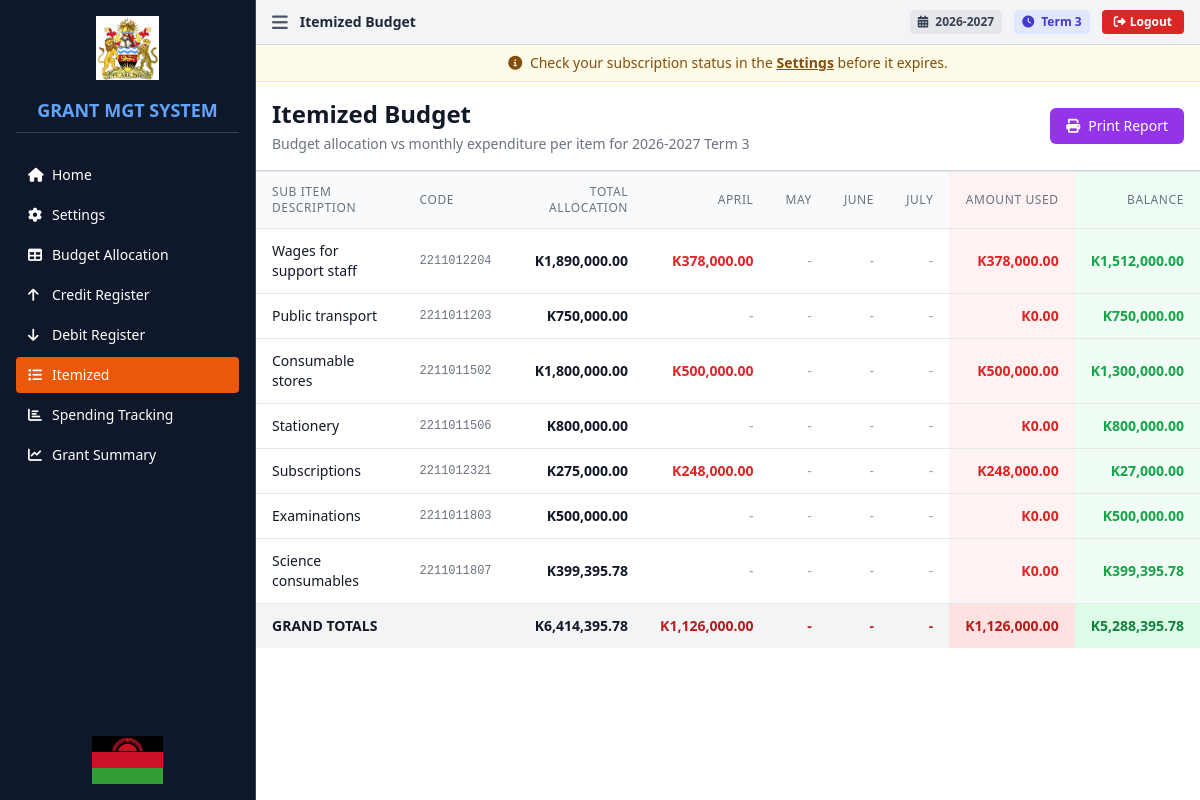
/itemized (signed in), run on the app's committed database.
### tables this page shows
CREATE TABLE term_settings (
                id INTEGER PRIMARY KEY AUTOINCREMENT,
                school_id INTEGER NOT NULL,
                current_academic_year TEXT NOT NULL,
                current_term TEXT NOT NULL,
                updated_at DATETIME DEFAULT CURRENT_TIMESTAMP,
                FOREIGN KEY (school_id) REFERENCES schools(id),
                UNIQUE(school_id)
            );

CREATE TABLE budget_items (
                id INTEGER PRIMARY KEY AUTOINCREMENT,
                school_id INTEGER NOT NULL,
                financial_year TEXT NOT NULL,
                template_row_id INTEGER NOT NULL,
                item_key TEXT NOT NULL,
                pow_no INTEGER,
                pow_name TEXT,
                sub_activity TEXT,
                sub_item_description TEXT,
                code TEXT,
                total_allocation REAL DEFAULT 0,
                monthly_allocations TEXT,
                created_at DATETIME DEFAULT CURRENT_TIMESTAMP, academic_year TEXT, term TEXT,
                FOREIGN KEY (school_id) REFERENCES schools(id),
                UNIQUE(school_id, financial_year, template_row_id)
            );

### app.py (the view)
@app.route('/itemized')
@require_login
def itemized():
    academic_year = get_academic_year()
    term = get_term()
    budget = get_budget(academic_year, term)
    debits = get_debits(academic_year, term) or []
    if term == 'Term 1':
        term_months = ['September', 'October', 'November', 'December']
    elif term == 'Term 2':
        term_months = ['January', 'February', 'March']
    else:
        term_months = ['April', 'May', 'June', 'July']
    itemized_data = []
    monthly_totals = {m: 0 for m in term_months}
    total_alloc = 0
    total_used = 0
    if budget and budget.get('items'):
        for item in budget.get('items', []):
            try:
                item_alloc = float(item.get('totalAllocation', 0) or 0)
            except (ValueError, TypeError):
                item_alloc = 0.0
            item_used = 0.0
            month_amounts = {m: 0.0 for m in term_months}
            for d in debits:
                if d.get('itemId') == item.get('id'):
                    try:
                        amt = float(d.get('amount', 0) or 0)
                    except (ValueError, TypeError):
                        amt = 0.0
                    month = d.get('month')
                    if month in term_months:
                        month_amounts[month] += amt
                        monthly_totals[month] += amt
                    item_used += amt
            if item_alloc > 0:
                itemized_data.append({
                    'subItemDescription': item.get('subItemDescription'),
                    'code': item.get('code'),
                    'totalAllocation': item_alloc,
                    'month_amounts': month_amounts,
                    'totalUsed': item_used,
                    'balance': item_alloc - item_used
                })
                total_alloc += item_alloc
                total_used += item_used
    totals = {
        'totalAllocation': total_alloc,
        'monthly_totals': monthly_totals,
        'totalUsed': total_used,
        'balance': total_alloc - total_used
    }
    return render_template('itemized.html',
                      itemized_data=itemized_data,
                      totals=totals,
                      term_months=term_months,
                      academic_year=academic_year,
                      term=term,
                      settings=get_settings(),
                      current_page='itemized')

### templates/itemized.html (shortened to what this page needs)
{% extends "base.html" %}
{% block title %}Itemized Budget{% endblock %}
{% block content %}
<div class="max-w-full">
    <div class="bg-white p-4 border-b border-gray-300">
        <div class="flex justify-between items-center">
            <div>
                <h2 class="text-2xl font-bold text-gray-900">Itemized Budget</h2>
                <p class="text-gray-500 text-sm mt-1">Budget allocation vs monthly expenditure per item for {{ academic_year }} {{ term }}</p>
            </div>
            <div class="space-x-2 no-print">
                <button onclick="printPage('Itemized Budget Report')"
                    class="bg-purple-600 hover:bg-purple-700 text-white px-4 py-2 rounded-md">
                    <i class="fas fa-print mr-2"></i>Print Report
                </button>
            </div>
        </div>
    </div>
    <div class="bg-white border-t border-gray-200">
        <div class="overflow-x-auto">
            <table class="min-w-full divide-y divide-gray-200">
                <thead class="bg-gray-50">
                    <tr>
                        <th class="px-4 py-3 text-left text-xs font-medium text-gray-500 uppercase tracking-wider">Sub Item Description</th>
                        <th class="px-4 py-3 text-left text-xs font-medium text-gray-500 uppercase tracking-wider">Code</th>
                        <th class="px-4 py-3 text-right text-xs font-medium text-gray-500 uppercase tracking-wider">Total Allocation</th>
                        {% for month in term_months %}
                        <th class="px-4 py-3 text-right text-xs font-medium text-gray-500 uppercase tracking-wider">{{ month }}</th>
                        {% endfor %}
                        <th class="px-4 py-3 text-right text-xs font-medium text-gray-500 uppercase tracking-wider bg-red-50">Amount Used</th>
                        <th class="px-4 py-3 text-right text-xs font-medium text-gray-500 uppercase tracking-wider bg-green-50">Balance</th>
                    </tr>
                </thead>
                <tbody class="bg-white divide-y divide-gray-200">
                    {% if itemized_data %}
                    {% for item in itemized_data %}
                    <tr class="hover:bg-gray-50">
                        <td class="px-4 py-3 text-sm text-gray-900 font-medium">{{ item.subItemDescription }}</td>
                        <td class="px-4 py-3 text-sm text-gray-500 font-mono text-xs">{{ item.code }}</td>
                        <td class="px-4 py-3 text-sm text-gray-900 text-right font-semibold">K{{ "{:,.2f}".format(item.totalAllocation) }}</td>
                        {% for month in term_months %}
                        <td class="px-4 py-3 text-sm text-right {% if item.month_amounts[month] > 0 %}text-red-600 font-semibold{% else %}text-gray-400{% endif %}">
                            {% if item.month_amounts[month] > 0 %}
                            K{{ "{:,.2f}".format(item.month_amounts[month]) }}
                            {% else %}
                            -
                            {% endif %}
                        </td>
                        {% endfor %}
                        <td class="px-4 py-3 text-sm text-right font-bold text-red-600 bg-red-50">K{{ "{:,.2f}".format(item.totalUsed) }}</td>
                        <td class="px-4 py-3 text-sm text-right font-bold bg-green-50 {% if item.balance < 0 %}text-red-600{% elif item.balance == 0 %}text-gray-500{% else %}text-green-600{% endif %}">
                            K{{ "{:,.2f}".format(item.balance) }}
                        </td>
                    </tr>
                    {% endfor %}
                    <tr class="bg-gray-100 font-bold border-t-2 border-gray-400">
                        <td class="px-4 py-3 text-sm text-gray-900" colspan="2">GRAND TOTALS</td>
                        <td class="px-4 py-3 text-sm text-gray-900 text-right">K{{ "{:,.2f}".format(totals.totalAllocation) }}</td>
                        {% for month in term_months %}
                        <td class="px-4 py-3 text-sm text-right text-red-700">
                            {% if totals.monthly_totals[month] > 0 %}
                            K{{ "{:,.2f}".format(totals.monthly_totals[month]) }}
                            {% else %}
                            -
                            {% endif %}
                        </td>
                        {% endfor %}
                        <td class="px-4 py-3 text-sm text-right text-red-700 bg-red-100">K{{ "{:,.2f}".format(totals.totalUsed) }}</td>
                        <td class="px-4 py-3 text-sm text-right bg-green-100 {% if totals.balance < 0 %}text-red-700{% else %}text-green-700{% endif %}">
                            K{{ "{:,.2f}".format(totals.balance) }}
                        </td>
                    </tr>
                    {% endif %}
                </tbody>
            </table>
        </div>
    </div>
</div>
{% endblock %}

### templates/base.html (shortened to what this page needs)
<!DOCTYPE html>
<html lang="en">
<head>
    <script src="https://cdn.tailwindcss.com"></script>
    <link rel="stylesheet" href="https://cdnjs.cloudflare.com/ajax/libs/font-awesome/6.0.0/css/all.min.css">
</head>
<body class="bg-gray-50 text-sm">
    <div class="flex h-screen overflow-hidden">
        <aside id="sidebar" class="sidebar w-64 bg-slate-900 text-white flex-shrink-0 border-r border-slate-700">
            <div class="p-4 flex flex-col h-full">
                <div class="flex justify-center mb-4">
                    <img src="{{ url_for('static', filename='images/Malawi Government logo.png') }}"
                        alt="Malawi Government Logo" class="h-16 w-auto object-contain">
                </div>
                <h1 class="text-lg font-bold text-blue-400 mb-6 border-b border-slate-700 pb-2 text-center">GRANT MGT
                    SYSTEM</h1>
                <nav class="space-y-1">
                    <a href="{{ url_for('index') }}"
                        class="flex items-center space-x-2 px-3 py-2 rounded {% if current_page == 'home' %}bg-blue-600{% else %}hover:bg-slate-800{% endif %}">
                        <i class="fas fa-home w-4"></i>
                        <span>Home</span>
                    </a>
                    <a href="{{ url_for('settings') }}"
                        class="flex items-center space-x-2 px-3 py-2 rounded {% if current_page == 'settings' %}bg-blue-600{% else %}hover:bg-slate-800{% endif %}">
                        <i class="fas fa-cog w-4"></i>
                        <span>Settings</span>
                    </a>
                    <a href="{{ url_for('budget') }}"
                        class="flex items-center space-x-2 px-3 py-2 rounded {% if current_page == 'budget' %}bg-blue-600{% else %}hover:bg-slate-800{% endif %}">
                        <i class="fas fa-table w-4"></i>
                        <span>Budget Allocation</span>
                    </a>
                    <a href="{{ url_for('credits') }}"
                        class="flex items-center space-x-2 px-3 py-2 rounded {% if current_page == 'credits' %}bg-green-600{% else %}hover:bg-slate-800{% endif %}">
                        <i class="fas fa-arrow-up w-4"></i>
                        <span>Credit Register</span>
                    </a>
                    <a href="{{ url_for('debits') }}"
                        class="flex items-center space-x-2 px-3 py-2 rounded {% if current_page == 'debits' %}bg-red-600{% else %}hover:bg-slate-800{% endif %}">
                        <i class="fas fa-arrow-down w-4"></i>
                        <span>Debit Register</span>
                    </a>
                    <a href="{{ url_for('itemized') }}"
                        class="flex items-center space-x-2 px-3 py-2 rounded {% if current_page == 'itemized' %}bg-orange-600{% else %}hover:bg-slate-800{% endif %}">
                        <i class="fas fa-list w-4"></i>
                        <span>Itemized</span>
                    </a>
                    <a href="{{ url_for('tracking') }}"
                        class="flex items-center space-x-2 px-3 py-2 rounded {% if current_page == 'tracking' %}bg-purple-600{% else %}hover:bg-slate-800{% endif %}">
                        <i class="fas fa-chart-bar w-4"></i>
                        <span>Spending Tracking</span>
                    </a>
                    <a href="{{ url_for('grant_summary') }}"
                        class="flex items-center space-x-2 px-3 py-2 rounded {% if current_page == 'dashboard' %}bg-blue-600{% else %}hover:bg-slate-800{% endif %}">
                        <i class="fas fa-chart-line w-4"></i>
                        <span>Grant Summary</span>
                    </a>
                </nav>
                <div class="mt-auto pt-4 flex justify-center">
                    <img src="{{ url_for('static', filename='images/Malawi flag.png') }}" alt="Malawi Flag"
                        class="h-12 w-auto object-contain">
                </div>
            </div>
        </aside>
        <main class="main-content flex-1 overflow-auto bg-white">
            <header class="bg-gray-100 border-b border-gray-300 px-4 py-2">
                <div class="flex items-center justify-between">
                    <div class="flex items-center space-x-3">
                        <button onclick="toggleSidebar()" class="text-gray-600 hover:text-black">
                            <i class="fas fa-bars text-lg"></i>
                        </button>
                        <h2 class="text-sm font-bold text-gray-800">
                            {% block title %}GRANT MANAGEMENT SYSTEM{% endblock %}
                        </h2>
                    </div>
                    <div class="flex items-center space-x-3">
                        <span class="text-xs font-bold text-gray-700 bg-gray-200 px-2 py-1 rounded">
                            <i class="fas fa-calendar-alt mr-1"></i> {{ academic_year }}
                        </span>
                        <span class="text-xs font-bold text-indigo-700 bg-indigo-100 px-2 py-1 rounded">
                            <i class="fas fa-clock mr-1"></i> {{ term }}
                        </span>
                        <button onclick="logout()" class="bg-red-600 hover:bg-red-700 text-white px-3 py-1 rounded text-xs font-semibold transition">
                            <i class="fas fa-sign-out-alt mr-1"></i>Logout
                        </button>
                    </div>
                </div>
            </header>
            <div class="p-0">
                {% if current_page != 'settings' %}
                <div class="subscription-notice bg-yellow-50 border-b border-yellow-200 px-4 py-2 text-center text-sm text-yellow-800">
                    <i class="fas fa-info-circle mr-1"></i>
                    Check your subscription status in the <a href="{{ url_for('settings') }}" class="font-bold underline hover:text-yellow-900">Settings</a> before it expires.
                </div>
                {% endif %}
                {% block content %}{% endblock %}
            </div>
        </main>
    </div>
</body>
</html>

### data on the page
term_settings: current_academic_year "2026-2027", current_term "Term 3"
budget_items: subItemDescription "Wages for support staff", code "2211012204", totalAllocation "1,890,000.00", month_amounts "378,000.00", totalUsed "378,000.00", balance "1,512,000.00"
budget_items: subItemDescription "Public transport", code "2211011203", totalAllocation "750,000.00", totalUsed "0.00", balance "750,000.00"
budget_items: subItemDescription "Consumable stores", code "2211011502", totalAllocation "1,800,000.00", month_amounts "500,000.00", totalUsed "500,000.00", balance "1,300,000.00"
budget_items: subItemDescription "Stationery", code "2211011506", totalAllocation "800,000.00", totalUsed "0.00", balance "800,000.00"
budget_items: subItemDescription "Subscriptions", code "2211012321", totalAllocation "275,000.00", month_amounts "248,000.00", totalUsed "248,000.00", balance "27,000.00"
budget_items: subItemDescription "Examinations", code "2211011803", totalAllocation "500,000.00", totalUsed "0.00", balance "500,000.00"
budget_items: subItemDescription "Science consumables", code "2211011807", totalAllocation "399,395.78", totalUsed "0.00", balance "399,395.78"

### other printed values
{{ month }} "APRIL" "MAY" "JUNE" "JULY"
{{ "{:,.2f}".format(totals.totalAllocation) }} "6,414,395.78"
{{ "{:,.2f}".format(totals.monthly_totals[month]) }} "1,126,000.00"
{{ "{:,.2f}".format(totals.totalUsed) }} "1,126,000.00"
{{ "{:,.2f}".format(totals.balance) }} "5,288,395.78"
